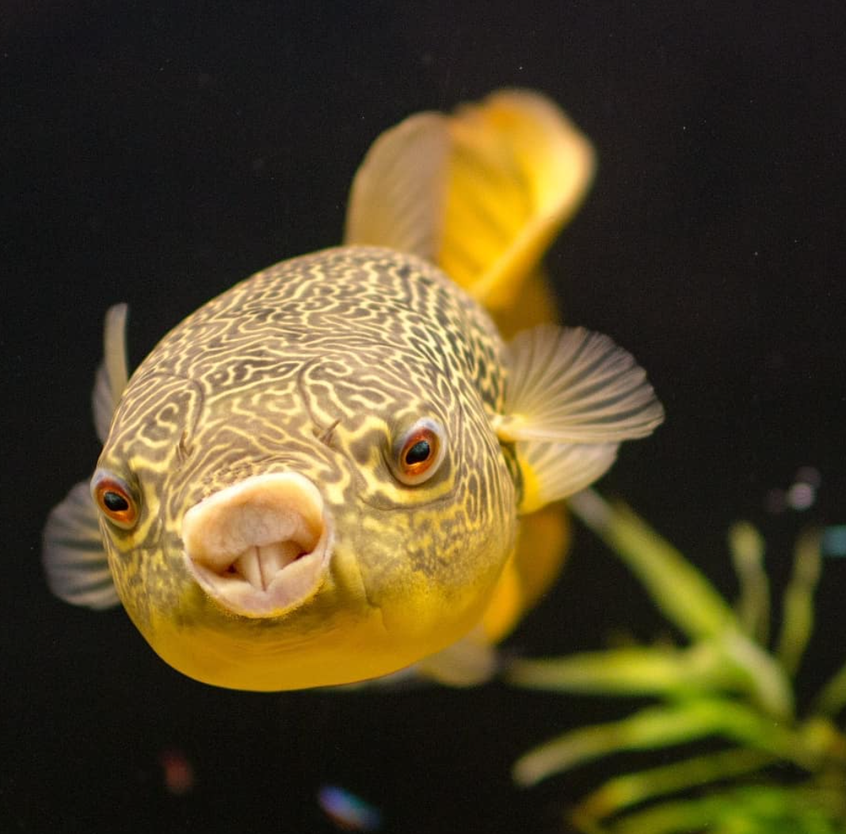
#> input picture assignment3/src.png, 846 x 834 px, shrunk from 1068 x 1052 before the run
$ python lowpass.py
#> lines starting #> are read from the running program, lines starting #| are printed output that depends on the picture
import cv2

def change(self):
    pass

img = cv2.imread('src.png',1)
#> img is the input picture: shape (834, 846, 3); mean B, G, R 38.2, 70.2, 82.8

cv2.namedWindow('Blur')

minS = 0
maxS = 30

cv2.createTrackbar('Gaussian','Blur',minS,maxS,change)
#> slider 'Gaussian' is set to 10
cv2.createTrackbar('Box','Blur',minS,maxS,change)
#> slider 'Box' is set to 10
cv2.createTrackbar('Bilateral','Blur',minS,maxS,change)
#> slider 'Bilateral' is set to 10
cv2.createTrackbar('Median','Blur',minS,maxS,change)
#> slider 'Median' is set to 10

while(True):
    gaus = cv2.getTrackbarPos('Gaussian','Blur')
    gaus = 2 * gaus - 1
    box = cv2.getTrackbarPos('Box','Blur')
    bil = cv2.getTrackbarPos('Bilateral','Blur')
    medi = cv2.getTrackbarPos('Median','Blur')
    medi = 2 * medi - 1

    if medi > 0:
        cv2.imshow('Blur',cv2.medianBlur(img,medi))
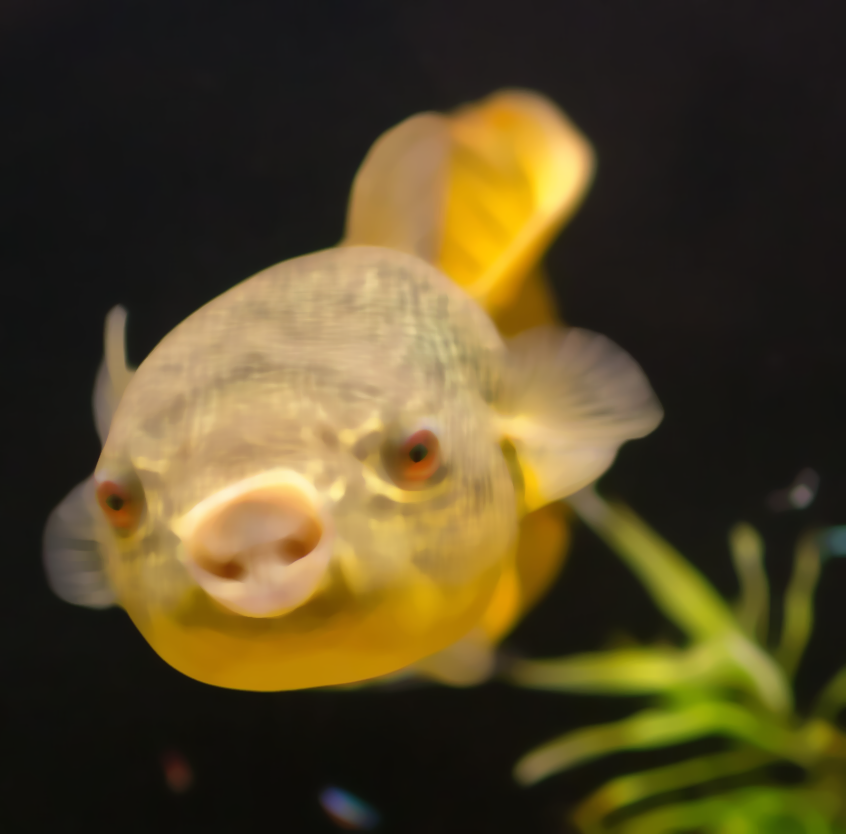
#> window 'Blur': shape (834, 846, 3); mean B, G, R 37.5, 69.6, 82.4
    elif gaus > 0:
        cv2.imshow('Blur',cv2.GaussianBlur(img,(gaus,gaus),0))
    elif bil > 0:
        cv2.imshow('Blur',cv2.bilateralFilter(img,bil,100,100))
    elif box > 0:
        cv2.imshow('Blur',cv2.boxFilter(img,-1,(box,box)))
    else:
        cv2.imshow('Blur', img)

    k = cv2.waitKey(1) & 0xFF
#> (key Esc is pressed here)
    if k == 27:
        break

cv2.destroyAllWindows()
